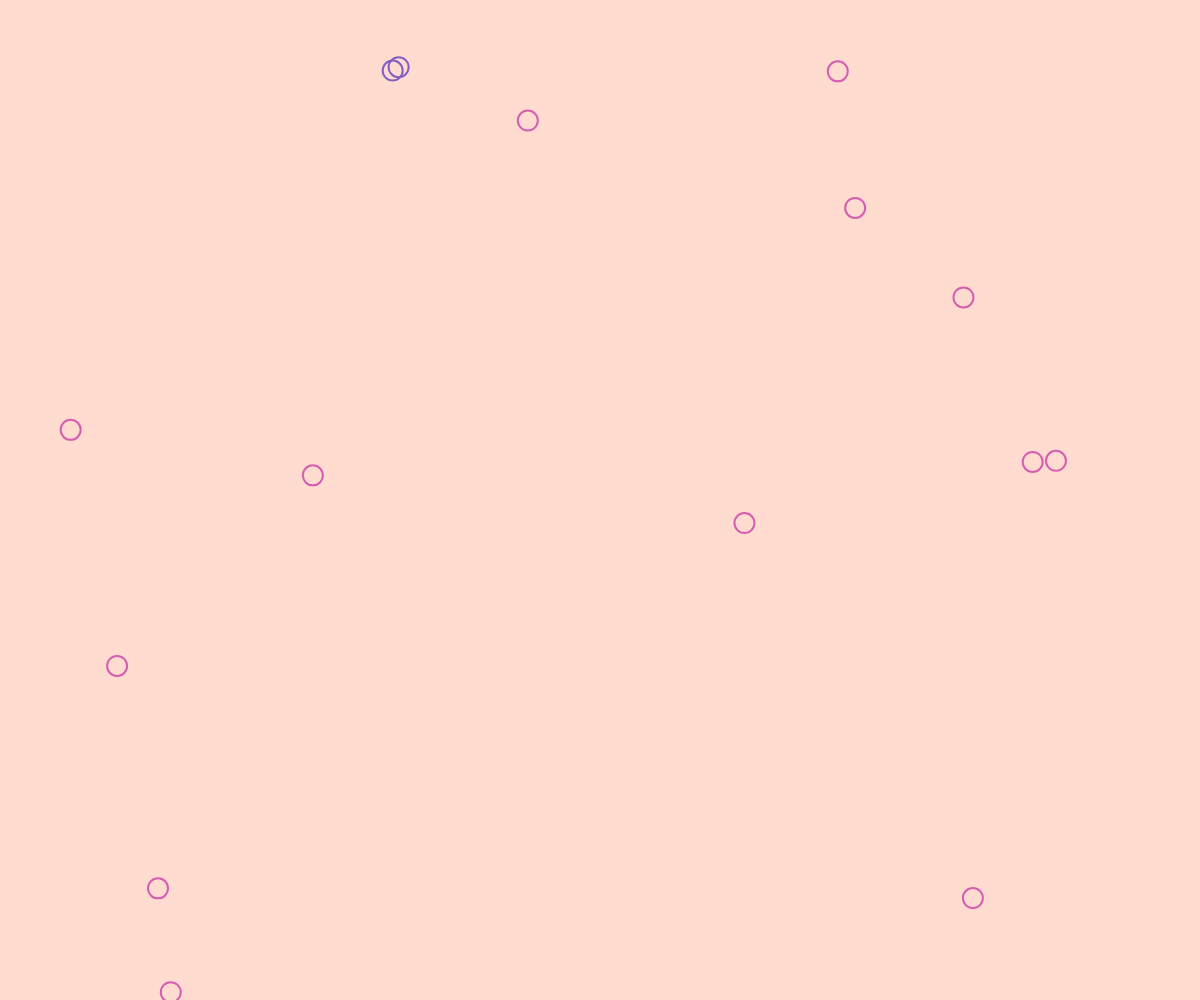
Frame 1 (no input)
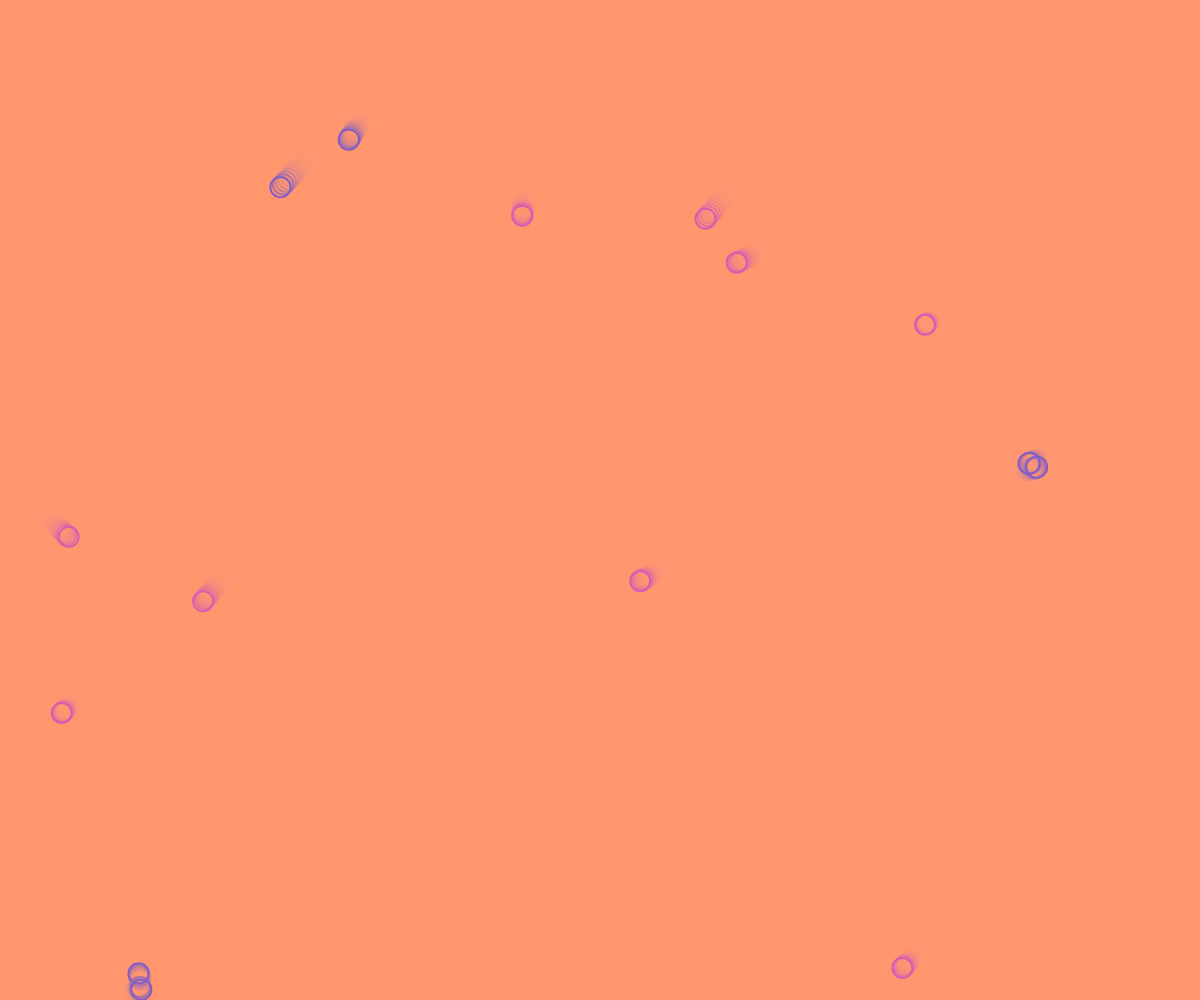
Frame 60 (no input)
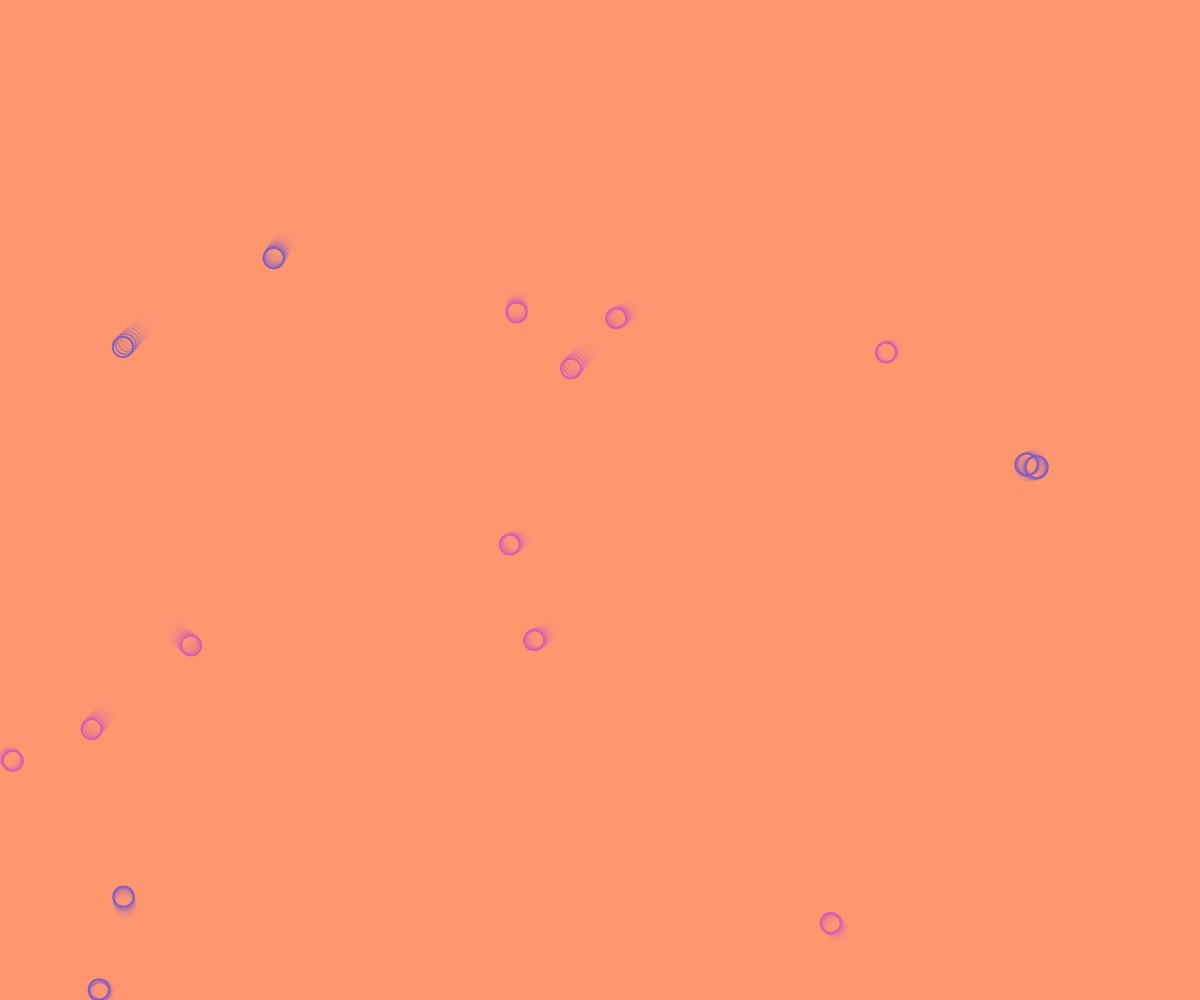
Frame 120 (the mouse pressed at the canvas centre since frame 60)

The p5.js sketch that drew these frames (run headless with seeded random() and noise() and a simulated clock; from frame 60 on, the mouse is pressed at the canvas centre):

// p5.js sketch
// ── sketch.js
// -
// incontro scontro prima prova con vettori by Ilenia Balella 
// 2020 © Ilenia Balella @ileniab, Daniele @Fupete and the course DSII2020 at DESIGN.unirsm 
// github.com/dsii-2020-unirsm — github.com/ileniab
// Educational purposes, MIT License, 2020, San Marino
// —
// Credits/Thanks to: 
// @shiffman (https://github.com/shiffman) for https://shiffman.net/, https://www.youtube.com/watch?v=GY-c2HO2liA, https://www.youtube.com/watch?v=uAfw-ko3kB8
//-
// Help:
//[mouse clicked]: aggiungi un elemento
//
// quando si scontrano le palline, cambiano colore, aumentano di dimensione e si respingono. Se il raggio è superiore a 15 si trasformano in un quadrato

let camminatore = []
let position;
let velocity;
let num = 15;
let t = 0;


function setup() {
  createCanvas(windowWidth, windowHeight);
  rectMode(CENTER);

  for (var i = 0; i < num; i++) {
    camminatore[i] = new Walker(random(width), random(height));
  }
}

function draw() {
  background(255, 150, 113, 85);
  for (var i = 0; i < camminatore.length; i++) {

    //for per cambiare i colori      
    for (var j = 0; j < camminatore.length; j++) {
      if (i != j && camminatore[i].interseca(camminatore[j])) {
        camminatore[i].scontro();
        camminatore[j].scontro();
        
        camminatore[i].cambiaColore();
        camminatore[j].cambiaColore();

        


      }
    }

    camminatore[i].step();
    camminatore[i].mostrati();
  }

}

//se premo il mouse mi aggiunge un camminatore sulle coordinate del cursore----------------------------------------

function mousePressed() {
  camminatore.push(new Walker(mouseX, mouseY));
}

//------------------------------------------------------------------------------------

function Walker(x, y) {

  this.xspeed = random(-4);
  this.yspeed = random(4);

  this.x = x;
  this.y = y;

  this.r = 10;
  this.ipotenusa = Math.sqrt((this.r * this.r) + (this.r * this.r));



  this.t += 0.01;

  this.col = color(214, 93, 177);

  this.interseca = function(other) {
    this.d = dist(this.x, this.y, other.x, other.y);


    if (this.d <= this.r + other.r || this.id <= this.ipotenusa + other.ipotenusa) //se la distanza è < della somma dei due raggi o della domma delle ipotenuse
    {
      console.log("scontro: " + this.d)

      this.r = this.r + 0.01 //incrementa il diametro se si intersecano

      return true;

    } else {
      return false;
    }
  }


  this.cambiaColore = function() {
    this.col = color(132, 94, 194);

  }



  this.mostrati = function() {
    if (this.r < 15) {

      noFill();
      stroke(this.col)
      strokeWeight(2);

      ellipse(this.x, this.y, this.r * 2, this.r * 2)
    } else {
      noStroke();
      fill(255, 111, 145);
      rect(this.x, this.y, this.r * 2, this.r * 2)

    }
  }



  this.step = function() {

    this.x = this.x + this.xspeed * noise(t);
    this.y = this.y + this.yspeed * noise(t);

    //così torna indietro
    if (this.x > width - this.r || this.x < this.r) {
      this.xspeed = this.xspeed * -1;
    }
    if (this.y > height - (this.r * 2) || this.y < (this.r * 2)) {
      this.yspeed = this.yspeed * -1;
    }
  }

  this.scontro = function() {
    this.xspeed = this.xspeed * -1;
    this.yspeed = this.yspeed * -1;

  }

}

function windowResized() {
  resizeCanvas(windowWidth, windowHeight);
}
